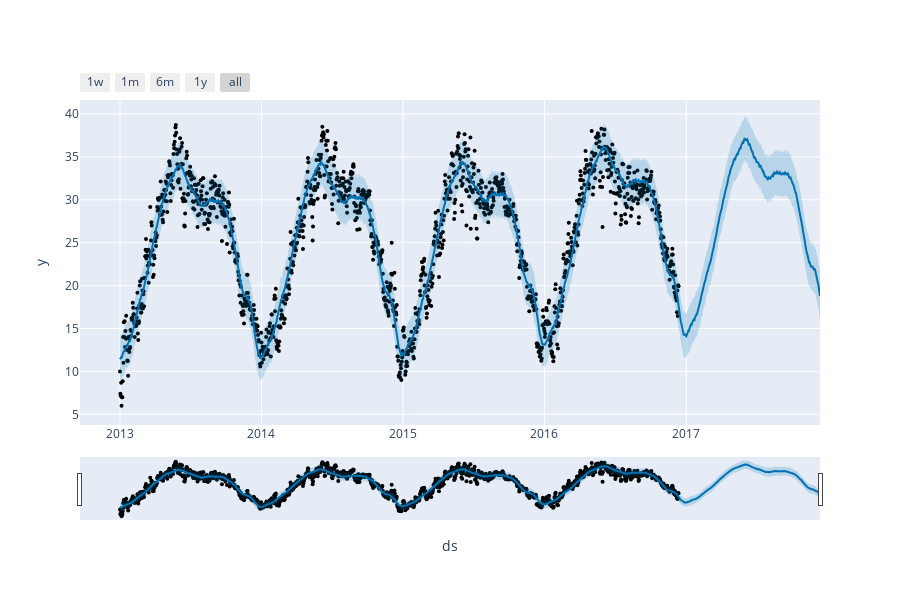

The notebook cell this image was saved under:
### Code cell
plot_plotly(fbp, forecast)

### Figure 1 — Plotly figure (JSON) as saved in the notebook; plotly's stock layout.template omitted (floating-point values rounded to 4 significant figures; data arrays with more than 128 entries replaced by an {"elided": "..."} marker saying what was removed)
{"data": [{"marker": {"color": "black", "size": 4}, "mode": "markers", "name": "Actual", "type": "scatter", "x": {"elided": "1442 str values"}, "y": {"elided": "1442 float values"}}, {"hoverinfo": "skip", "line": {"width": 0}, "mode": "lines", "type": "scatter", "x": {"elided": "1807 str values"}, "y": {"elided": "1807 float values"}}, {"fill": "tonexty", "fillcolor": "rgba(0, 114, 178, 0.2)", "line": {"color": "#0072B2", "width": 2}, "mode": "lines", "name": "Predicted", "type": "scatter", "x": {"elided": "1807 str values"}, "y": {"elided": "1807 float values"}}, {"fill": "tonexty", "fillcolor": "rgba(0, 114, 178, 0.2)", "hoverinfo": "skip", "line": {"width": 0}, "mode": "lines", "type": "scatter", "x": {"elided": "1807 str values"}, "y": {"elided": "1807 float values"}}], "layout": {"height": 600, "showlegend": false, "width": 900, "xaxis": {"rangeselector": {"buttons": [{"count": 7, "label": "1w", "step": "day", "stepmode": "backward"}, {"count": 1, "label": "1m", "step": "month", "stepmode": "backward"}, {"count": 6, "label": "6m", "step": "month", "stepmode": "backward"}, {"count": 1, "label": "1y", "step": "year", "stepmode": "backward"}, {"step": "all"}]}, "rangeslider": {"visible": true}, "title": {"text": "ds"}, "type": "date"}, "yaxis": {"title": {"text": "y"}}}}
